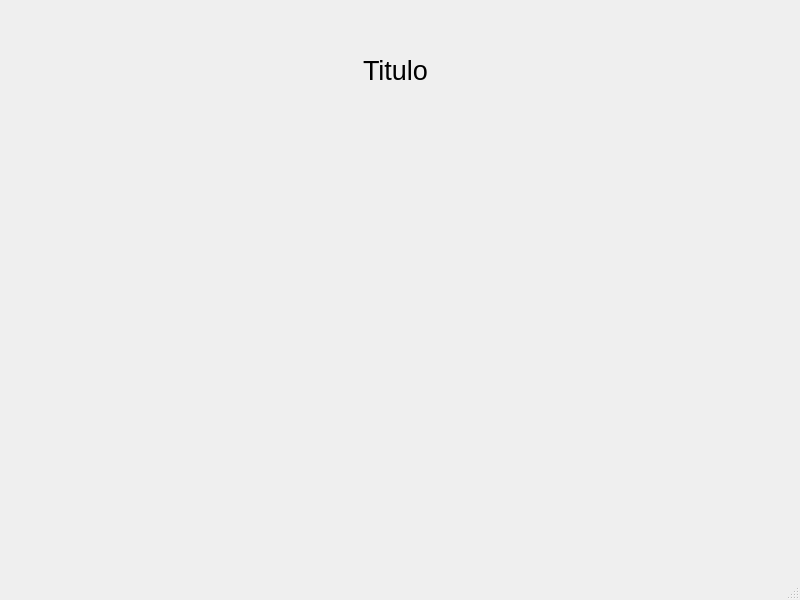
<?xml version="1.0" encoding="UTF-8"?>
<ui version="4.0">
 <class>GraficoWindow</class>
 <widget class="QMainWindow" name="GraficoWindow">
  <property name="geometry">
   <rect>
    <x>0</x>
    <y>0</y>
    <width>800</width>
    <height>600</height>
   </rect>
  </property>
  <property name="windowTitle">
   <string>MainWindow</string>
  </property>
  <widget class="QWidget" name="centralwidget">
   <widget class="QLabel" name="label_titulo">
    <property name="geometry">
     <rect>
      <x>10</x>
      <y>40</y>
      <width>771</width>
      <height>61</height>
     </rect>
    </property>
    <property name="font">
     <font>
      <family>Ubuntu</family>
      <pointsize>20</pointsize>
     </font>
    </property>
    <property name="text">
     <string>Titulo</string>
    </property>
    <property name="alignment">
     <set>Qt::AlignCenter</set>
    </property>
   </widget>
   <widget class="QLabel" name="label_imagen">
    <property name="geometry">
     <rect>
      <x>10</x>
      <y>110</y>
      <width>771</width>
      <height>421</height>
     </rect>
    </property>
    <property name="text">
     <string/>
    </property>
    <property name="alignment">
     <set>Qt::AlignCenter</set>
    </property>
   </widget>
  </widget>
  <widget class="QMenuBar" name="menubar">
   <property name="geometry">
    <rect>
     <x>0</x>
     <y>0</y>
     <width>800</width>
     <height>28</height>
    </rect>
   </property>
  </widget>
  <widget class="QStatusBar" name="statusbar"/>
 </widget>
 <resources/>
 <connections/>
</ui>
